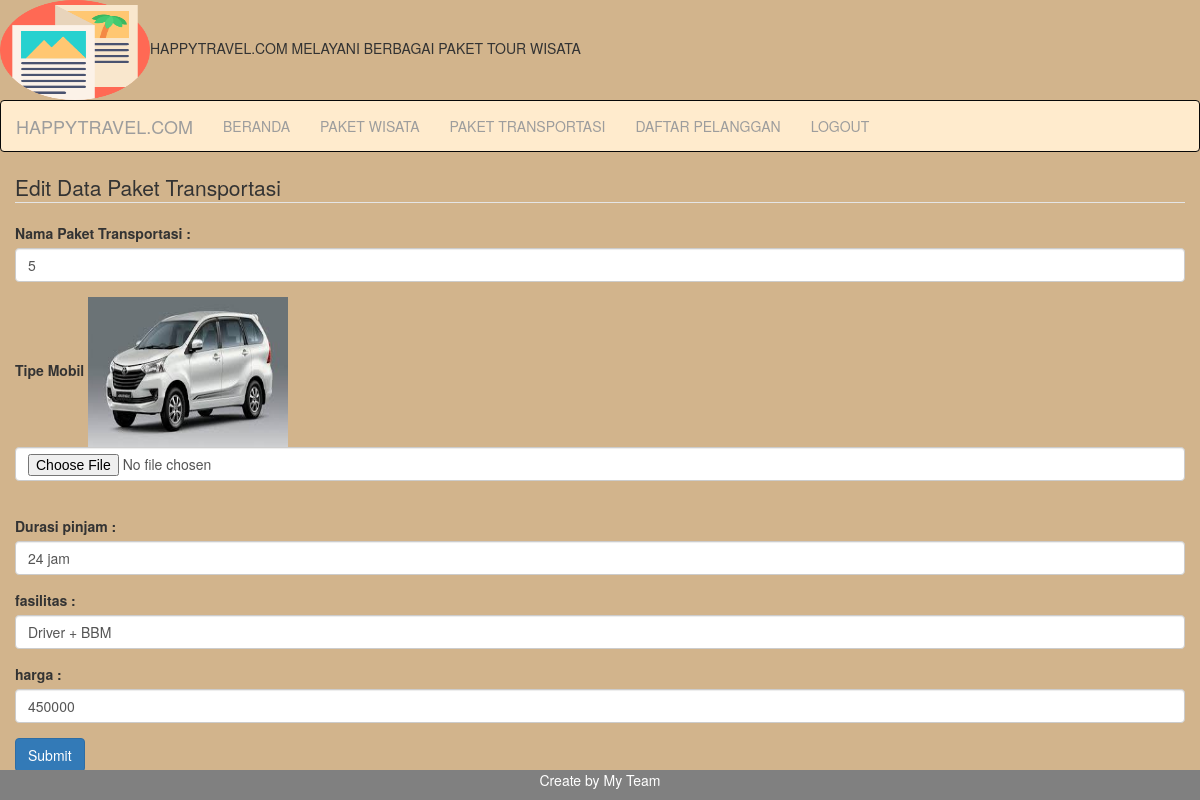
/index.php/transportasi/Update/5, run on the app's committed database.
### tables this page shows
CREATE TABLE `pakettransportasi` (
  `id` int(11) NOT NULL,
  `tipemobil` varchar(255) NOT NULL,
  `durasipinjam` varchar(255) NOT NULL,
  `fasilitas` text NOT NULL,
  `harga` int(25) NOT NULL
);

### application/controllers/transportasi.php (called while the page is built, shortened)
<?php
class Transportasi extends CI_Controller
{
	public function __construct()
	{
		$this->load->model('wisata_model');
		$this->load->helper('url','form');
		$this->load->library('form_validation');
	}
	public function Update($id)
	{
		$this->load->helper('url','form');
		$this->load->library('form_validation');
		$this->form_validation->set_rules('tipemobil', 'tipemobil', 'trim|required');
		$this->form_validation->set_rules('durasipinjam', 'durasipinjam', 'trim|required');
		$this->form_validation->set_rules('fasilitas', 'fasilitas', 'trim|required');
		$this->form_validation->set_rules('harga', 'harga', 'trim|required');
		$data['pakettransportasi']=$this->wisata_model->getTransportasi($id);
		if ($this->form_validation->run()==FALSE) {
			$this->load->view('admin/edit_transportasi_view', $data);
		}
	}
}
?>

### index.php (called while the page is built, shortened)
<?php
require_once BASEPATH.'core/CodeIgniter.php';

### application/models/wisata_model.php (called while the page is built, shortened)
<?php
class Wisata_model extends CI_Model
{
	public function getTransportasi($id)
	{
		$this->db->where('id',$id);
		$query = $this->db->get('pakettransportasi');
		return $query->result();
	}
}
 ?>

### application/views/admin/edit_transportasi_view.php (the view, shortened to what this page needs)
<div class="container">
	<div class="row">
		<legend> Edit Data Paket Transportasi </legend>
	<?php echo form_open_multipart('transportasi/update/'.$this->uri->segment(3)); ?>
	<div class="form-group">
		<label for="tipepaket"> Nama Paket Transportasi :</label>
		<input type="text" name="tipepaket" class="form-control" id="tipepaket" value="<?php echo $pakettransportasi[0]->id?>" placeholder="id">
	</div>
	<div class="form-group">
		<label for="tipemobil">Tipe Mobil</label>
			<img height="150" width="200" src="<?php echo base_url()?>assets/upload/<?php echo $pakettransportasi[0]->tipemobil?>">
			<input type="file" name="tipemobil" class="form-control" id="tipemobil" ><br>
	</div>
	<div class="form-group">
		<label for="durasipinjam">Durasi pinjam :</label>
		<input type="text" name="durasipinjam" class="form-control" id="durasipinjam" value="<?php echo $pakettransportasi[0]->durasipinjam?>" placeholder="id">
	</div>
	<div class="form-group">
		<label for="fasilitas">fasilitas :</label>
			<input type="text" name="fasilitas" class="form-control" id="fasilitas" value="<?php echo $pakettransportasi[0]->fasilitas?>" placeholder="fasilitas">
	</div>
	<div class="form-group">
		<label for="harga">harga :</label>
			<input type="text" name="harga" class="form-control" id="harga" value="<?php echo $pakettransportasi[0]->harga?>" placeholder="harga">
	</div>
	<div class="form-group">
			<button type="submit" class="btn btn-primary">Submit</button>
			<?php echo form_close(); ?>
		</div>
	</div>

### data on the page
pakettransportasi: tipepaket "5", tipemobil (picture), durasipinjam "24 jam", fasilitas "Driver + BBM", harga "450000"
